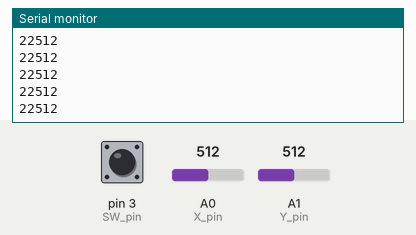
Recording of a sketch running on a simulated Arduino Uno, built with avr-gcc and run on an emulated ATmega328P. On the bench: the last lines printed to the serial monitor. The inputs (shaded band) are chosen by the test bench; at power-on: A0 (X_pin) = 512, pin 3 (SW_pin) HIGH, A1 (Y_pin) = 512.

Above: at 1.2 s.
1.3 s: A0 (X_pin) set to 716
At 2.1 s:
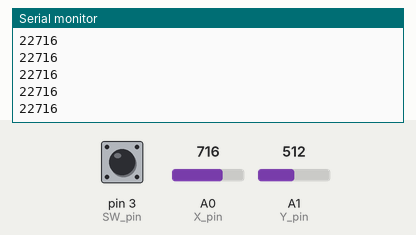
2.8 s: pin 3 (SW_pin) pulled LOW for 0.15 s
4.4 s: A0 (X_pin) set to 900
At 5.5 s:
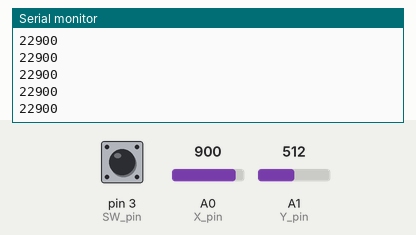
5.9 s: pin 3 (SW_pin) pulled LOW for 1 s
At 6.5 s:
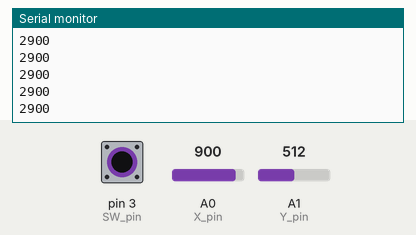
Timing chart, 0 to 8.9 s (numbered marks = the images above; inputs shaded):
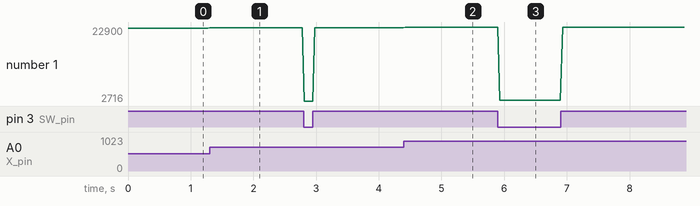

The sketch:

joystick_sketch.ino
```cpp
// Arduino pin numbers
const int SW_pin = 3; // digital pin connected to switch output
const int X_pin = A0; // analog pin connected to X output
const int Y_pin = A1; // analog pin connected to Y output

void setup() {
  pinMode(SW_pin, INPUT);
  digitalWrite(SW_pin, HIGH);
  Serial.begin(9600);
}

void loop() {

 // Serial.print("Switch:  ");

  int x = analogRead((X_pin));
  int y = analogRead((Y_pin));
  int b = digitalRead((SW_pin));
  int bVal = b*20000;
 // Serial.print(digitalRead(bVal));
  Serial.println(x+2000+bVal);
  //Serial.print("\n");
 // Serial.print("X-axis: ");
  //Serial.println((analogRead(X_pin)));
  //Serial.print("\n");
 // Serial.print("Y-axis: ");
//Serial.println(analogRead(Y_pin));

  delay(33);
}
```

Measured:
- after the input at 1.3 s, the serial monitor: prints a new line at once (image 1)
- after the input at 4.4 s, the serial monitor: prints a new line at once (image 2)
- after the input at 5.9 s, the serial monitor: prints a new line at once (image 3)
- plotted number 1: 22512 → 22716 after the input at 1.3 s, 22716 → 22900 after the input at 4.4 s
